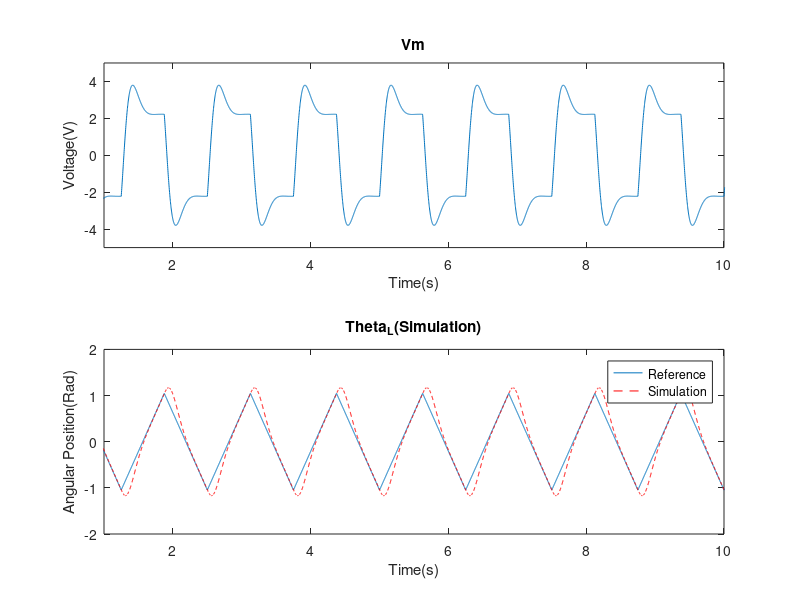
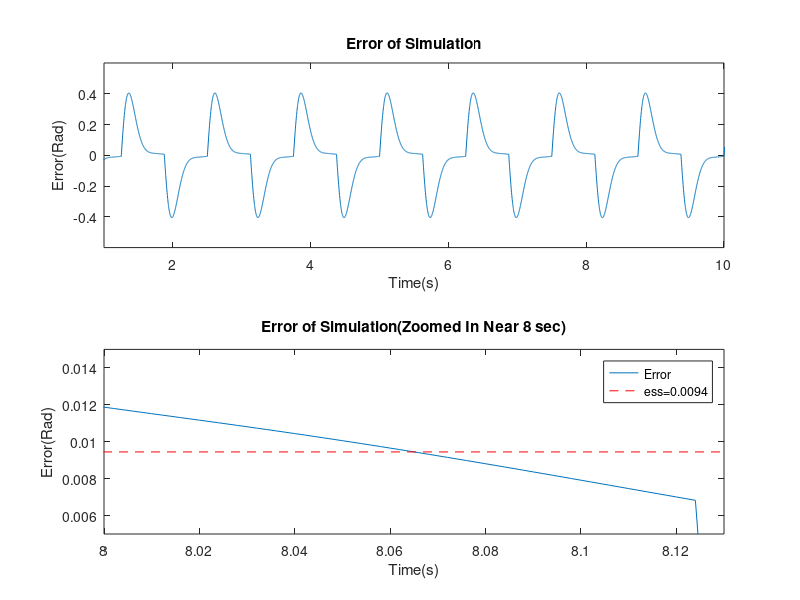
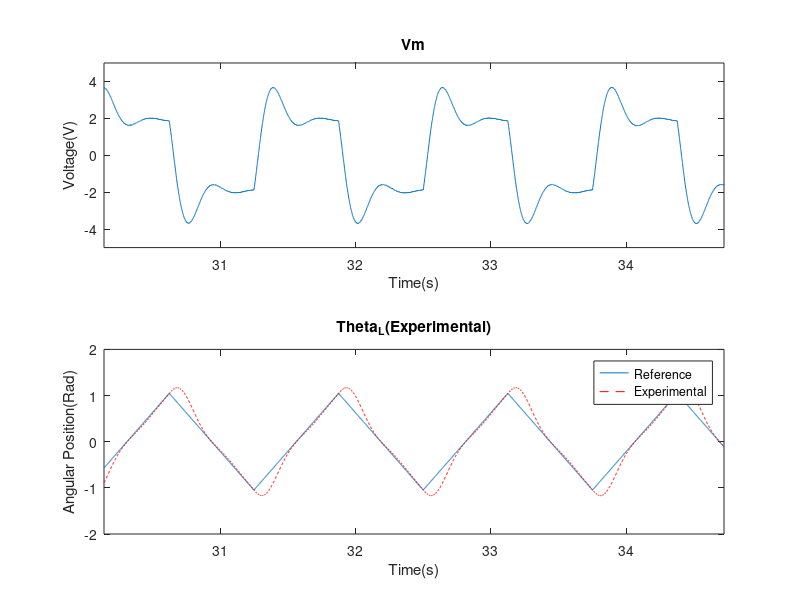
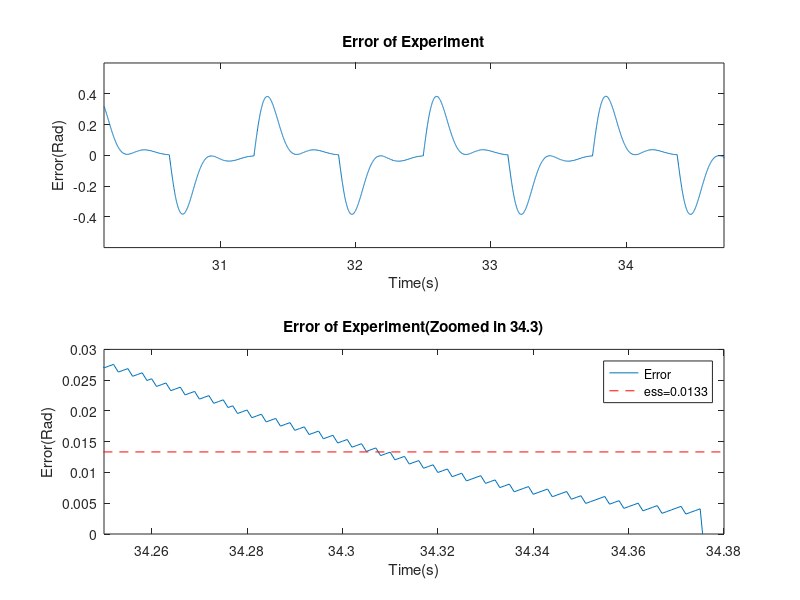

Here is the MATLAB script that generated these plots, in order:
%% Sim
close all;
clear all;
clc;

figure
load('vmsim.mat');
subplot(2,1,1);
plot(data_vm(:,1),data_vm(:,2));
title('Vm');
xlabel('Time(s)');
ylabel('Voltage(V)');
axis([1 10 -5 5]);

load('possim.mat');
subplot(2,1,2);
plot(data_pos(:,1),data_pos(:,2));
hold on;
plot(data_pos(:,1),data_pos(:,3),'r --');
title('Theta_L(Simulation)');
xlabel('Time(s)');
ylabel('Angular Position(Rad)');
legend('Reference','Simulation');
axis([1 10 -2 2]);

figure();
subplot(2,1,1);
pos_diff=data_pos(:,2)-data_pos(:,3);
plot(data_vm(:,1),pos_diff);
title('Error of Simulation');
xlabel('Time(s)');
ylabel('Error(Rad)');
axis([1 10 -0.6 0.6]);

subplot(2,1,2);
pos_diff=data_pos(:,2)-data_pos(:,3);
plot(data_vm(:,1),pos_diff);
title('Error of Simulation(Zoomed In Near 8 sec)');
xlabel('Time(s)');
ylabel('Error(Rad)');
axis([8 8.13 0.005 0.015]);

hold on;
ess=mean(pos_diff(5821:5882));
ess_time=6:1:12;
plot(ess_time,ess*ones(size(ess_time)),'r --');
legend('Error','ess=0.0094');
%% Experimental
close all;
clear all;
clc;

figure
load('vmexp.mat');
subplot(2,1,1);
plot(data_vm(:,1),data_vm(:,2));
title('Vm');
xlabel('Time(s)');
ylabel('Voltage(V)');
axis([min(data_vm(:,1)) max(data_vm(:,1)) -5 5]);

load('posexp.mat');
subplot(2,1,2);
plot(data_pos(:,1),data_pos(:,2));
hold on;
plot(data_pos(:,1),data_pos(:,3),'r --');
title('Theta_L(Experimental)');
xlabel('Time(s)');
ylabel('Angular Position(Rad)');
legend('Reference','Experimental');
axis([min(data_vm(:,1)) max(data_vm(:,1)) -2 2]);

figure();
subplot(2,1,1);
pos_diff=data_pos(:,2)-data_pos(:,3);
plot(data_vm(:,1),pos_diff);
title('Error of Experiment');
xlabel('Time(s)');
ylabel('Error(Rad)');
axis([min(data_vm(:,1)) max(data_vm(:,1)) -0.6 0.6]);

subplot(2,1,2);
pos_diff=data_pos(:,2)-data_pos(:,3);
plot(data_vm(:,1),pos_diff);
title('Error of Experiment(Zoomed in 34.3)');
xlabel('Time(s)');
ylabel('Error(Rad)');
axis([34.25 34.38 0 0.03]);

hold on;
ess=mean(pos_diff(4110:4230));
ess_time=34:1:37;
plot(ess_time,ess*ones(size(ess_time)),'r --');
legend('Error','ess=0.0133');